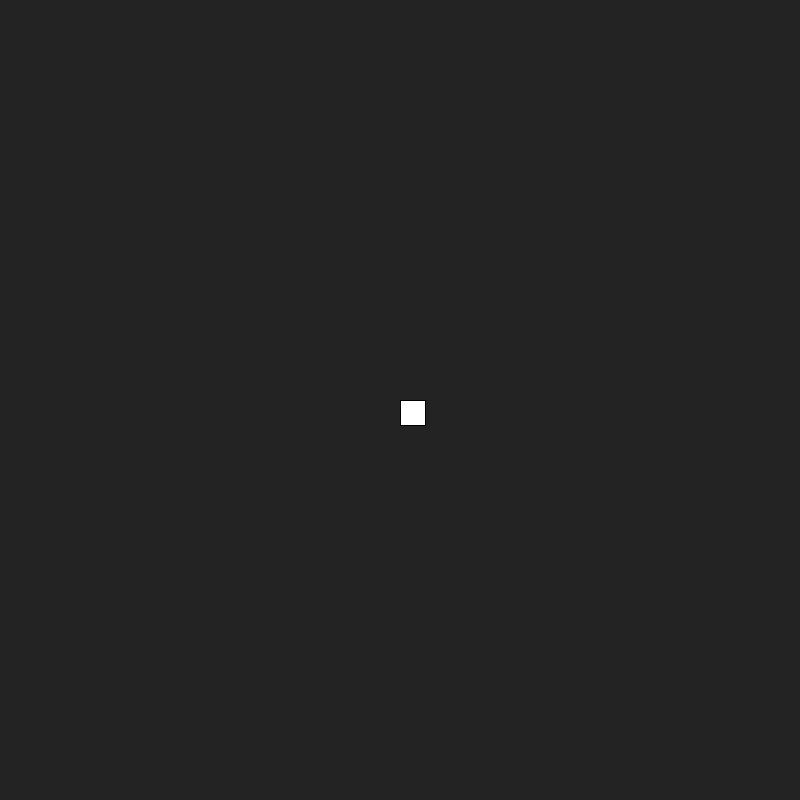
Frame 1 (no input)
Frame 60 (the mouse pressed at the canvas centre just before this capture): identical to frame 1, image omitted
Frame 120 (the mouse held since frame 60 and released just before this capture): identical to frame 1, image omitted

The Processing sketch that drew this single still picture (run headless with seeded random() and noise(); from frame 60 on, the mouse is pressed at the canvas centre):

// Processing sketch: snakegame
// ── snakegame.pde
int speed = 4;
int snakeX = 400;
int snakeY = 400;
int snakeSize = 25;
void setup() {
  size(800, 800);
}
void draw() {
  background(35);
  snake();
  textSize(64);
  if(!dead()){
   snakeMove();
  }else{ text("Dead",330,200);}
}
void snake() {
  rect(snakeX, snakeY, snakeSize, snakeSize);
}
void keyPressed() {
}
void snakeMove() {
  switch(key) {
  case 'w':
    snakeY=snakeY-speed;
    break;
  case 's':
    snakeY=snakeY+speed;
    break;
  case 'a':
    snakeX=snakeX-speed;
    break;
  case 'd':
    snakeX=snakeX+speed;
    break;
  }
}

// ── Braet.pde
//in terms of braet, there is no braet;

// ── Death.pde
boolean dead(){
  if (snakeX<1||snakeX>774 || snakeY<1 || snakeY>774){
    return true;
}
return false;
}

// ── Food.pde
void food(){
  for (int i = 0; i < 100; i++) {
  float r = random(0,5);
  stroke(r*5);
  line(50, i, 50+r, i);
}
}
